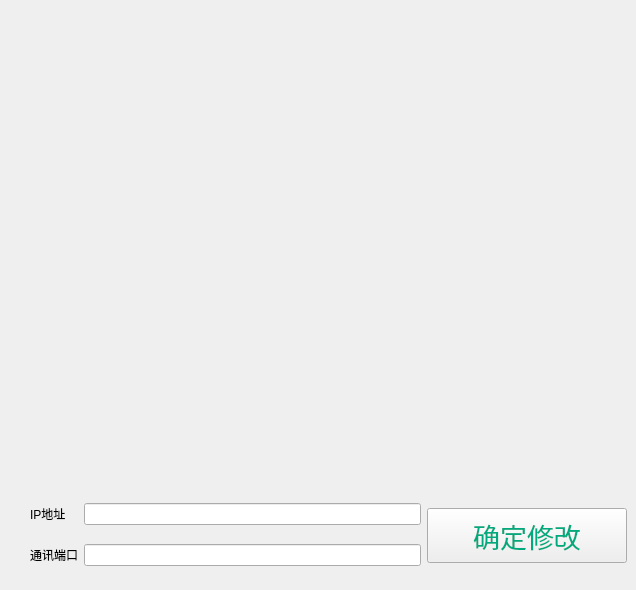
    <widget class="QWidget" name="tab_7">
     <attribute name="title">
      <string>其他设置</string>
     </attribute>
     <widget class="QWidget" name="layoutWidget_4">
      <property name="geometry">
       <rect>
        <x>30</x>
        <y>490</y>
        <width>597</width>
        <height>91</height>
       </rect>
      </property>
      <layout class="QHBoxLayout" name="horizontalLayout_14">
       <item>
        <layout class="QGridLayout" name="gridLayout_12">
         <item row="0" column="0">
          <widget class="QLabel" name="label_101">
           <property name="text">
            <string>IP地址</string>
           </property>
          </widget>
         </item>
         <item row="0" column="1">
          <widget class="QLineEdit" name="lE_IP_2"/>
         </item>
         <item row="1" column="0">
          <widget class="QLabel" name="label_102">
           <property name="text">
            <string>通讯端口</string>
           </property>
          </widget>
         </item>
         <item row="1" column="1">
          <widget class="QLineEdit" name="lE_Port_2"/>
         </item>
        </layout>
       </item>
       <item>
        <widget class="QPushButton" name="pB_changeIPPort_2">
         <property name="minimumSize">
          <size>
           <width>200</width>
           <height>55</height>
          </size>
         </property>
         <property name="maximumSize">
          <size>
           <width>200</width>
           <height>55</height>
          </size>
         </property>
         <property name="font">
          <font>
           <family>幼圆</family>
           <pointsize>20</pointsize>
           <weight>50</weight>
           <italic>false</italic>
           <bold>false</bold>
          </font>
         </property>
         <property name="styleSheet">
          <string notr="true">color: rgb(0, 170, 127);
font: 20pt &quot;幼圆&quot;;</string>
         </property>
         <property name="text">
          <string>确定修改</string>
         </property>
         <property name="flat">
          <bool>false</bool>
         </property>
        </widget>
       </item>
      </layout>
     </widget>
    </widget>
